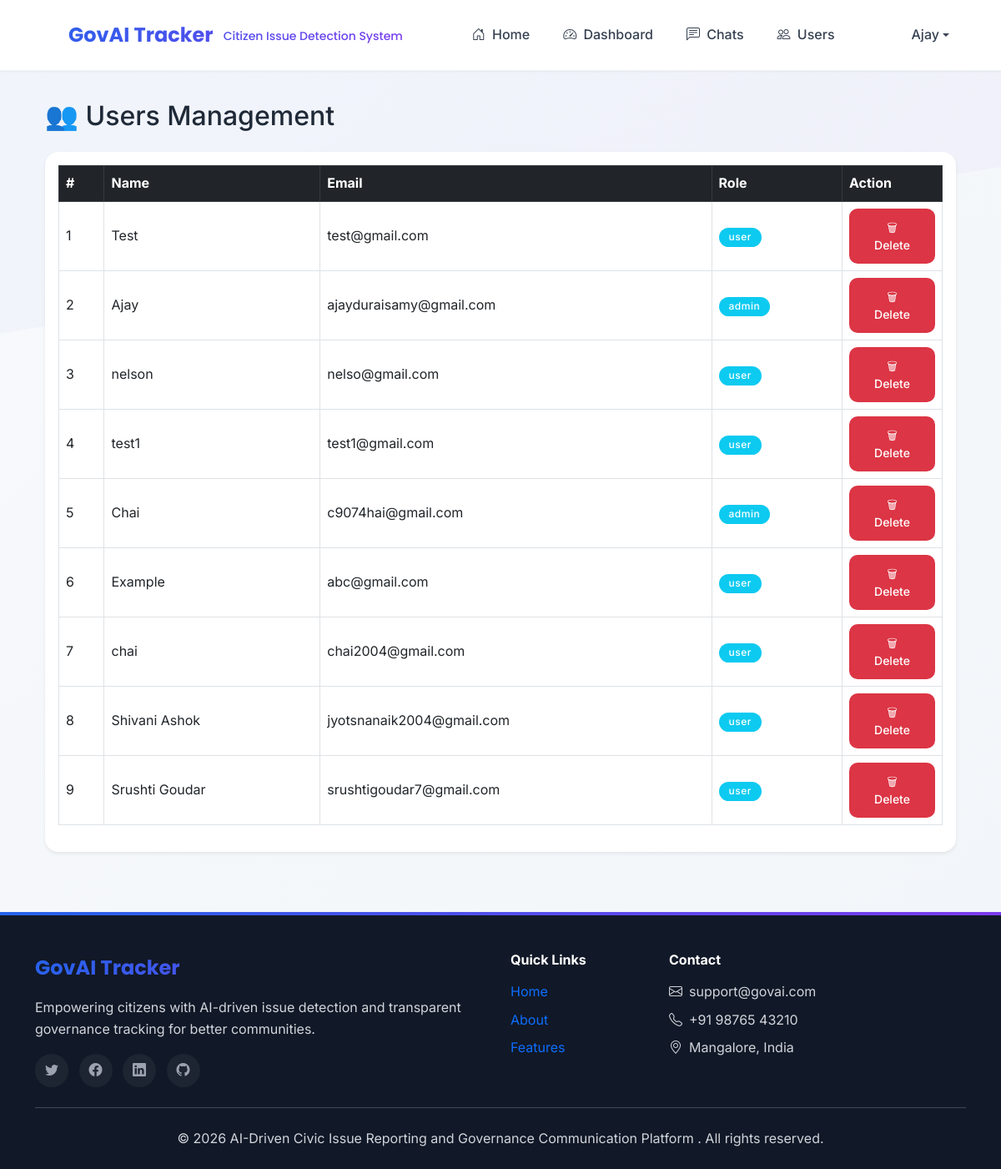
The app's page /admin/users (signed in) with its own data.
### tables this page shows
CREATE TABLE users (
                id INTEGER PRIMARY KEY AUTOINCREMENT,
                name TEXT NOT NULL,
                email TEXT UNIQUE NOT NULL,
                number TEXT,
                password TEXT NOT NULL,
                image_path TEXT,
                role TEXT DEFAULT 'user'
            );

### app.py (the view)
@app.route('/admin/users')
def admin_users():
    if 'email' not in session or session.get('role') != 'admin':
        flash('Access denied.', 'danger')
        return redirect(url_for('login'))
    conn = get_db_connection()
    users = conn.execute("SELECT * FROM users").fetchall()
    conn.close()
    return render_template('admin_users.html', users=users, title="Admin Users")

### app.py (called while the page is built)
def get_db_connection():
    conn = sqlite3.connect(app.config['DATABASE'])
    conn.row_factory = sqlite3.Row
    return conn

@app.context_processor
def inject_current_year():
    return {'current_year': datetime.now().year}

### templates/admin_users.html (shortened to what this page needs)
{% extends "base.html" %}
{% block content %}
<div class="container py-4">
    <h2 class="mb-4">👥 Users Management</h2>
    <div class="card shadow-sm">
        <div class="card-body">
            <table class="table table-bordered table-hover align-middle">
                <thead class="table-dark">
                    <tr>
                        <th>#</th>
                        <th>Name</th>
                        <th>Email</th>
                        <th>Role</th>
                        <th width="120">Action</th>
                    </tr>
                </thead>
                <tbody>
                    {% for user in users %}
                    <tr>
                        <td>{{ loop.index }}</td>
                        <td>{{ user.name }}</td>
                        <td>{{ user.email }}</td>
                        <td>
                            <span class="badge bg-info">{{ user.role }}</span>
                        </td>
                        <td>
                            <form method="POST"
                                  action="{{ url_for('delete_user', user_id=user.id) }}"
                                  onsubmit="return confirm('Are you sure you want to delete this user?');">
                                <button class="btn btn-danger btn-sm">
                                    🗑 Delete
                                </button>
                            </form>
                        </td>
                    </tr>
                    {% else %}
                    <tr>
                        <td colspan="6" class="text-center text-muted">
                            No users found
                        </td>
                    </tr>
                    {% endfor %}
                </tbody>
            </table>
        </div>
    </div>
</div>
{% endblock %}

### templates/base.html (shortened to what this page needs)
<!doctype html>
<html lang="en" data-bs-theme="light">
<head>
    <link href="https://cdn.jsdelivr.net/npm/bootstrap@5.3.0/dist/css/bootstrap.min.css" rel="stylesheet" />
    <link href="https://cdn.jsdelivr.net/npm/bootstrap-icons@1.10.5/font/bootstrap-icons.css" rel="stylesheet" />
    <link href="https://unpkg.com/aos@2.3.1/dist/aos.css" rel="stylesheet">
</head>
<body>
<nav class="navbar navbar-expand-lg navbar-light fixed-top py-3" id="mainNavbar">
    <div class="container">
        <a class="navbar-brand" href="{{ url_for('index') }}">
            GovAI Tracker
            <span class="d-none d-md-inline">Citizen Issue Detection System</span>
        </a>
        <div class="collapse navbar-collapse" id="navbarContent">
            <ul class="navbar-nav ms-auto align-items-center">
                {% if not session.get('email') %}
                <li class="nav-item">
                    <a class="nav-link hover-lift"
                       href="{{ url_for('index') }}">
                        <i class="bi bi-house-door me-1"></i> Home
                    </a>
                </li>
                <li class="nav-item">
                    <a class="nav-link hover-lift"
                       href="{{ url_for('login') }}">
                        <i class="bi bi-box-arrow-in-right me-1"></i> Login
                    </a>
                </li>
                <li class="nav-item ms-2">
                    <a class="btn btn-primary"
                       href="{{ url_for('register') }}">
                        <i class="bi bi-person-plus me-2"></i> Register
                    </a>
                </li>
                {% else %}
                <li class="nav-item">
                    <a class="nav-link hover-lift"
                       href="{{ url_for('index') }}">
                        <i class="bi bi-house-door me-1"></i> Home
                    </a>
                </li>
                {% if session.get('role') == 'admin' %}
                <li class="nav-item">
                    <a class="nav-link hover-lift"
                       href="{{ url_for('admin_dashboard') }}">
                        <i class="bi bi-speedometer2 me-1"></i> Dashboard
                    </a>
                </li>
                <li class="nav-item">
                    <a class="nav-link hover-lift"
                       href="{{ url_for('admin_chat_list') }}">
                        <i class="bi bi-chat-left-text me-1"></i> Chats
                    </a>
                </li>
                <li class="nav-item">
                    <a class="nav-link hover-lift"
                       href="{{ url_for('admin_users') }}">
                        <i class="bi bi-people me-1"></i> Users
                    </a>
                </li>
                {% endif %}
                <li class="nav-item dropdown ms-2">
                    <a class="nav-link dropdown-toggle d-flex align-items-center"
                       href="#"
                       data-bs-toggle="dropdown">
                        <div class="bg-gradient text-white rounded-circle
                                    d-flex align-items-center justify-content-center me-2"
                             style="width:36px;height:36px;">
                        </div>
                        <span class="d-none d-md-inline">
                            {{ session.get('name','User') }}
                        </span>
                    </a>
                </li>
                {% endif %}
            </ul>
        </div>
    </div>
</nav>
    <main class="content">
        <div class="container">
            {% block content %}
            {% endblock %}
        </div>
    </main>
    <footer class="mt-5">
        <div class="container">
            <div class="row g-4">
                <div class="col-lg-6 col-md-6">
                    <div class="footer-logo">GovAI Tracker</div>
                    <p class="mb-3 text-gray-400">Empowering citizens with AI-driven issue detection and transparent governance tracking for better communities.</p>
                    <div class="social-links">
                        <a href="#" class="hover-lift"><i class="bi bi-twitter"></i></a>
                        <a href="#" class="hover-lift"><i class="bi bi-facebook"></i></a>
                        <a href="#" class="hover-lift"><i class="bi bi-linkedin"></i></a>
                        <a href="#" class="hover-lift"><i class="bi bi-github"></i></a>
                    </div>
                </div>
                <div class="col-lg-2 col-md-6">
                    <h6 class="text-white fw-bold mb-3">Quick Links</h6>
                    <ul class="list-unstyled">
                        <li class="mb-2"><a href="{{ url_for('index') }}" class="text-gray-400 text-decoration-none hover-lift d-inline-block">Home</a></li>
                        <li class="mb-2"><a href="#" class="text-gray-400 text-decoration-none hover-lift d-inline-block">About</a></li>
                        <li class="mb-2"><a href="#" class="text-gray-400 text-decoration-none hover-lift d-inline-block">Features</a></li>
                    </ul>
                </div>
                <div class="col-lg-4 col-md-6">
                    <h6 class="text-white fw-bold mb-3">Contact</h6>
                    <ul class="list-unstyled text-gray-400">
                        <li class="mb-2 d-flex align-items-center">
                            <i class="bi bi-envelope me-2"></i>
                            <span>support@govai.com</span>
                        </li>
                        <li class="mb-2 d-flex align-items-center">
                            <i class="bi bi-telephone me-2"></i>
                            <span>+91 98765 43210</span>
                        </li>
                        <li class="d-flex align-items-center">
                            <i class="bi bi-geo-alt me-2"></i>
                            <span>Mangalore, India</span>
                        </li>
                    </ul>
                </div>
            </div>
            <hr class="my-4 border-gray-700">
            <div class="row">
                <div class="col-md-12 text-center">
                    <p class="mb-0 text-gray-400">
                        &copy; {{ current_year }} AI-Driven Civic Issue Reporting and Governance Communication Platform
. All rights reserved.
                    </p>
                </div>
            </div>
        </div>
    </footer>
</body>
</html>

### records on screen
users: get "Ajay", name "Ajay", email "ajayduraisamy@gmail.com", role "admin"
users: name "Test", email "test@gmail.com", role "user"
users: name "nelson", email "nelso@gmail.com", role "user"
users: name "test1", email "test1@gmail.com", role "user"
users: name "Chai", email "c9074hai@gmail.com", role "admin"
users: name "Example", email "abc@gmail.com", role "user"
users: name "chai", email "chai2004@gmail.com", role "user"
users: name "Shivani Ashok", email "jyotsnanaik2004@gmail.com", role "user"
users: name "Srushti Goudar", email "srushtigoudar7@gmail.com", role "user"
